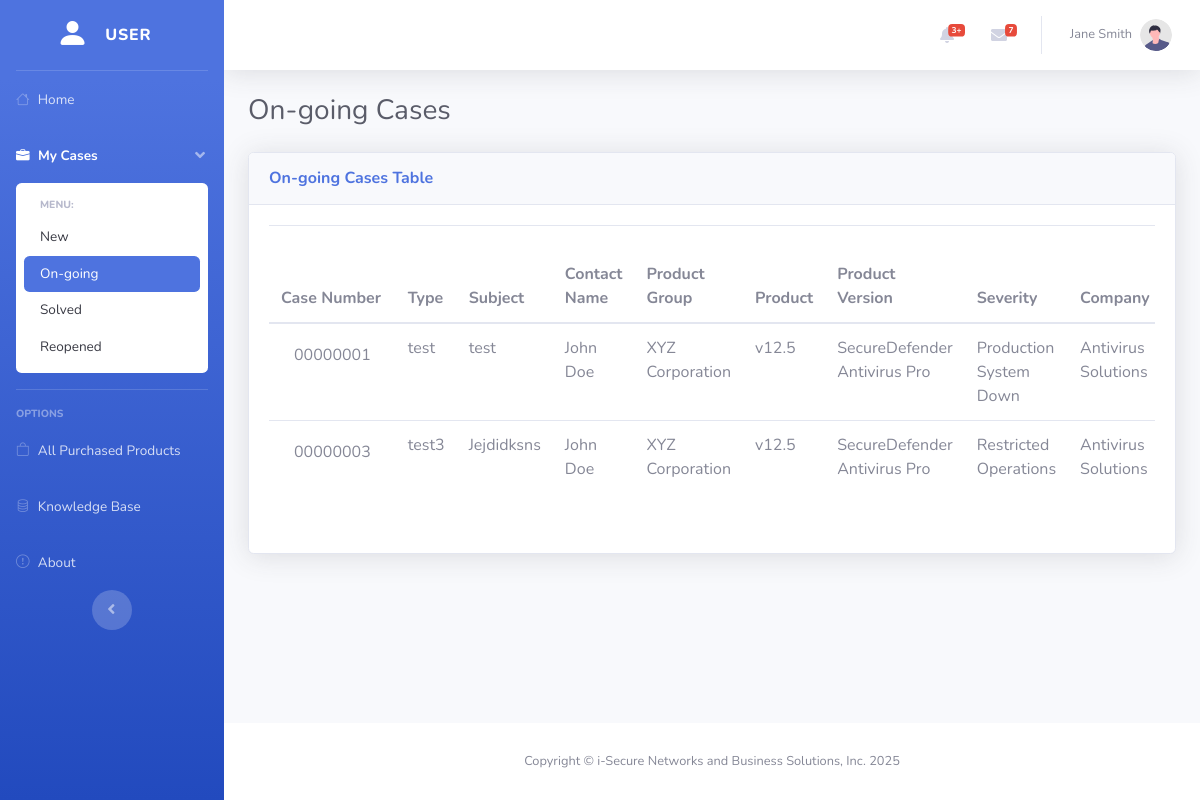
The page /user/ongoing_cases.php (signed in) on the database as committed earlier.
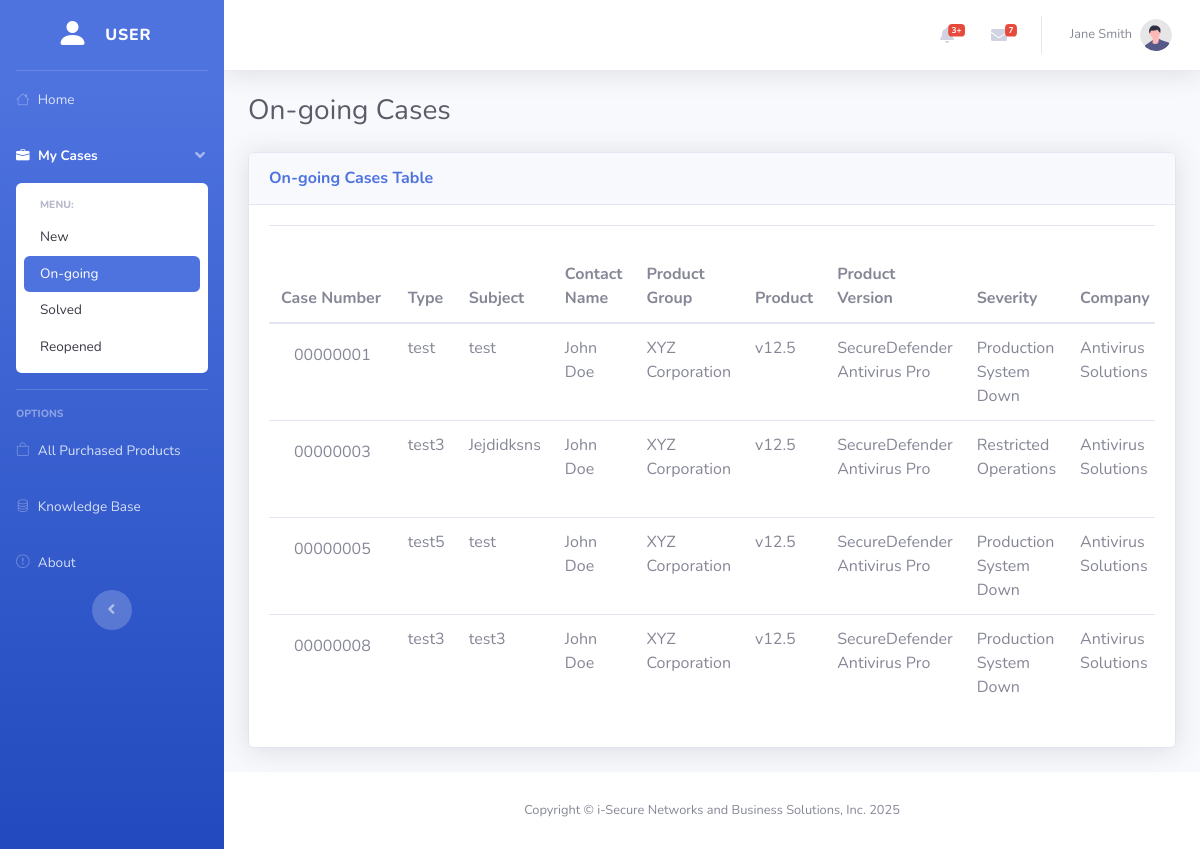
The same page on the database as committed later.
### tables this page shows
CREATE TABLE `cases` (
  `id` int(11) NOT NULL,
  `case_number` varchar(50) NOT NULL,
  `type` varchar(255) NOT NULL,
  `subject` text NOT NULL,
  `user_id` int(11) DEFAULT NULL,
  `product_group` varchar(255) NOT NULL,
  `product` varchar(255) NOT NULL,
  `product_version` varchar(50) NOT NULL,
  `severity` enum('Production System Down','Restricted Operations','Question/Inconvenience','') NOT NULL,
  `case_status` enum('New','Waiting in Progress','Closed','Solved') NOT NULL DEFAULT 'New',
  `attachment` varchar(255) NOT NULL,
  `case_owner` int(11) NOT NULL,
  `company` varchar(255) NOT NULL,
  `last_modified` timestamp NOT NULL DEFAULT current_timestamp() ON UPDATE current_timestamp(),
  `datetime_opened` datetime DEFAULT current_timestamp(),
  `reopen` int(11) NOT NULL
);

CREATE TABLE `users` (
  `id` int(11) NOT NULL,
  `full_name` varchar(255) NOT NULL,
  `email` varchar(255) NOT NULL,
  `username` varchar(100) NOT NULL,
  `password` varchar(255) NOT NULL,
  `role` enum('User','Engineer','Technical Engineer','Technical Head') NOT NULL DEFAULT 'User',
  `account_status` enum('Active','Deactivated','','') NOT NULL DEFAULT 'Active',
  `created_at` timestamp NOT NULL DEFAULT current_timestamp()
);

### fetch/ongoing_cases_table_user.php (called while the page is built)
<?php
require_once "../config/database.php";
$getOngoingCases = mysqli_prepare($connection, "SELECT
c.id,
c.case_number,
c.type,
c.subject,
c.product_group,
c.product,
c.product_version,
c.severity,
c.company,
c.last_modified,
c.datetime_opened,
u.full_name AS contact_name
FROM cases AS c
INNER JOIN users AS u ON c.user_id = u.id
WHERE c.case_status = ? AND c.case_owner = ? AND c.reopen = 0");
$caseStatus = "Waiting in Progress";
mysqli_stmt_bind_param($getOngoingCases, "si", $caseStatus, $_SESSION["user_id"]);
mysqli_stmt_execute($getOngoingCases);
$getOngoingCasesResult = mysqli_stmt_get_result($getOngoingCases);
$ongoingCasesTable = [];
if (mysqli_num_rows($getOngoingCasesResult) > 0) {
    while ($row = mysqli_fetch_assoc($getOngoingCasesResult)) {
        $ongoingCasesTable[] = $row;
    }
}

### user/ongoing_cases.php (the view, shortened to what this page needs)
<?php
$pageTitle = "On-going Cases";
require_once "../fetch/ongoing_cases_table_user.php";
?>
<!DOCTYPE html>
<html lang="en">
<head>
    <?php include_once "../components/head.php" ?>
    <link rel="stylesheet" href="https://cdn.datatables.net/2.2.2/css/dataTables.bootstrap4.css">
</head>
<body id="page-top">
    <div id="wrapper">
        <?php include_once "../components/sidebar.php" ?>
        <div id="content-wrapper" class="d-flex flex-column">
            <div id="content">
                <?php include_once "../components/topbar.php" ?>
                <div class="container-fluid">
                    <div class="d-sm-flex align-items-center justify-content-between mb-4">
                        <h1 class="h3 mb-0 text-gray-800"><?= $pageTitle ?></h1>
                    </div>
                    <div class="card shadow mb-4">
                        <div class="card-header py-3">
                            <h6 class="m-0 font-weight-bold text-primary"><?= $pageTitle ?> Table</h6>
                        </div>
                        <div class="card-body">
                            <div class="table-responsive">
                                <table class="table" id="table">
                                    <thead>
                                        <tr>
                                            <th>Case Number</th>
                                            <th>Type</th>
                                            <th>Subject</th>
                                            <th>Contact Name</th>
                                            <th>Product Group</th>
                                            <th>Product</th>
                                            <th>Product Version</th>
                                            <th>Severity</th>
                                            <th>Company</th>
                                        </tr>
                                    </thead>
                                    <tbody>
                                        <?php
                                        foreach ($ongoingCasesTable as $row) {
                                            $caseNumber = '<a href="#" class="case-number btn" data-case-id="' . $row["id"] . '" data-case-number="' . $row["case_number"] . '" data-case-owner="' . $_SESSION["user_id"] . '">' . $row["case_number"] . '</a>';
                                            echo "<tr>";
                                            echo "<td>" . $caseNumber . "</td>";
                                            echo "<td>" . $row["type"] . "</td>";
                                            echo "<td>" . $row["subject"] . "</td>";
                                            echo "<td>" . $row["contact_name"] . "</td>";;
                                            echo "<td>" . $row["product_group"] . "</td>";
                                            echo "<td>" . $row["product"] . "</td>";
                                            echo "<td>" . $row["product_version"] . "</td>";
                                            echo "<td>" . $row["severity"] . "</td>";
                                            echo "<td>" . $row["company"] . "</td>";
                                            echo "</tr>";
                                        }
                                        ?>
                                    </tbody>
                                </table>
                            </div>
                        </div>
                    </div>
                </div>
            </div>
            <?php include_once "../components/footer.php" ?>
        </div>
    </div>
</body>
</html>

Rows that differ between the two databases and show on the page:
now on this page (row edited): cases: case_number "00000005", type "test5", subject "test", user.full_name "John Doe", product_group "XYZ Corporation", product "v12.5", product_version "SecureDefender Antivirus Pro", severity "Production System Down", company "Antivirus Solutions"
added cases: case_number "00000008", type "test3", subject "test3", user.full_name "John Doe", product_group "XYZ Corporation", product "v12.5", product_version "SecureDefender Antivirus Pro", severity "Production System Down", company "Antivirus Solutions"
